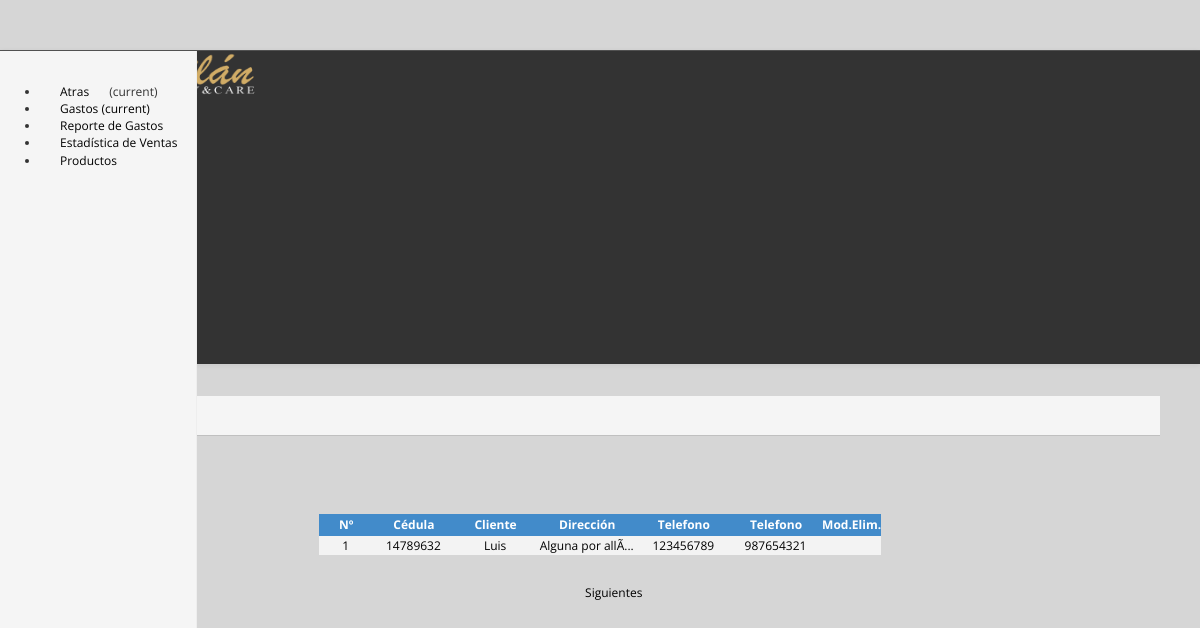
Before: /cliente/registro_cliente.php (signed in) with the older database file.
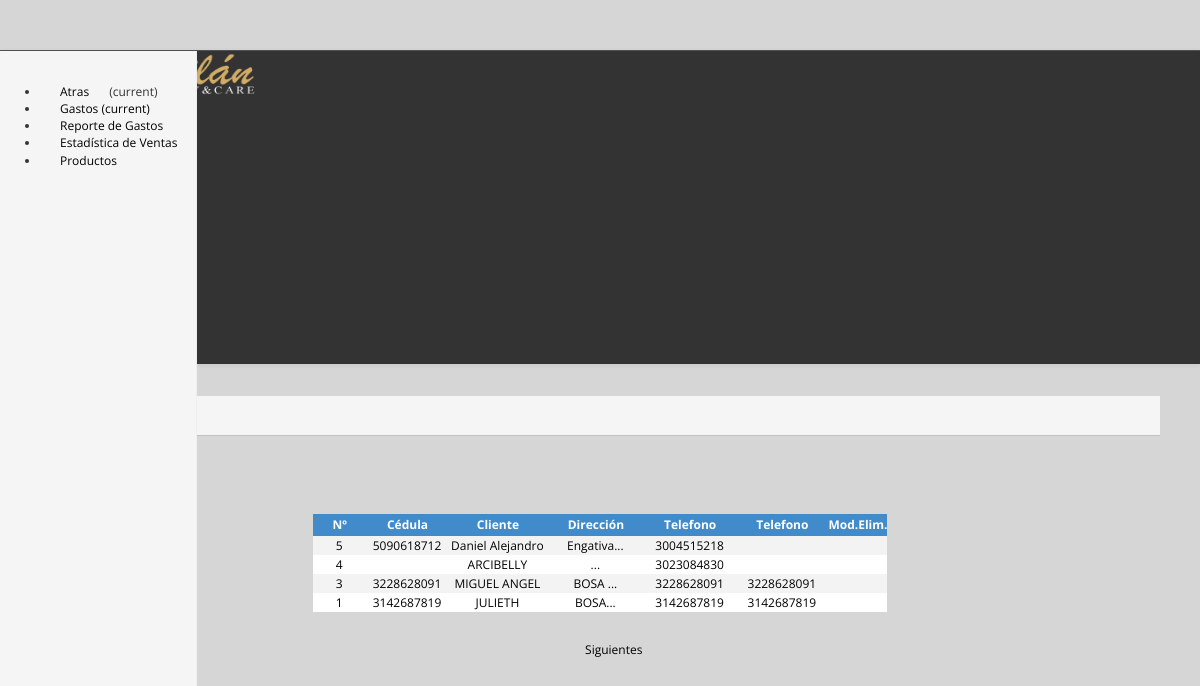
After: the same page with the newer database file.
### tables this page shows
CREATE TABLE `tb_regi_cli` (
  `codi_clie` int(11) NOT NULL,
  `cedula` varchar(45) NOT NULL,
  `nomb_clie` varchar(250) NOT NULL,
  `ape_clie` varchar(45) NOT NULL,
  `rif_clie` varchar(12) DEFAULT NULL,
  `nit_clie` varchar(15) DEFAULT NULL,
  `fech_clie` varchar(10) NOT NULL,
  `dire_clie` varchar(250) NOT NULL,
  `pais_clie` varchar(12) DEFAULT NULL,
  `ciud_clie` varchar(12) DEFAULT NULL,
  `esta_clie` varchar(12) DEFAULT NULL,
  `tele_clie` varchar(14) NOT NULL DEFAULT '',
  `tele_clie_opci` varchar(14) DEFAULT 'NA',
  `email` varchar(45) DEFAULT NULL,
  `cont_espe_clie` varchar(2) DEFAULT NULL,
  `fecha_modificado` date DEFAULT NULL,
  `password` varchar(100) NOT NULL
);

### class/class.php (called while the page is built, shortened)
<?php
class Conectar
{
    public static function conecta()
    {
        $con = mysql_connect("localhost", "root", "");
        return $con;
    }
}
class Cliente
{
    private $datos;
    public function __construct()
    {
        $this->datos = array();
    }
    public function PaginadoCliente($inicio)
    {
        $sql = "select * from tb_regi_cli order by codi_clie desc limit $inicio, 10";
        $res = mysql_query($sql, Conectar::conecta());
        while ($reg = mysql_fetch_assoc($res))
        {
            $this->datos[] = $reg;
        }
        return $this->datos;
    }
    public function MostrarClienteTabla()
    {
        $sql = "select * from tb_regi_cli";
        $res = mysql_query($sql, Conectar::conecta());
        while ($reg = mysql_fetch_assoc($res))
        {
            $this->datos[] = $reg;
        }
        return $this->datos;
    }
}
?>

### cliente/registro_cliente.php (the view, shortened to what the changed rows need)
<?php include("../start.php");
	  include("../class/class.php");
	  $cliente = new Cliente();
?>
<!DOCTYPE html>
<html lang="en">
<head>
<link rel="stylesheet" href="../css/bootstrap.min.css">
<link rel="stylesheet" href="../css/bootstrap-theme.min.css">
<link rel="stylesheet" href="../css/style.css"/>
<link href="../css/dashboard.css" rel="stylesheet" type="text/css" />
<link rel="stylesheet" type="text/css" href="../css/component.css" />
</head>
<body>
    <div class="container-fluid">
        <div class="row">
            <div class="col-sm-9 col-sm-offset-3 col-md-10 col-md-offset-2 main">
            <div class="fondo">
                <br><br>
                <div class="row placeholders">
                    <form name="form_clie" id="form_clie" action="registro_cliente.php" method="post">
                <div class="table-responsive">
                <table widht='100%' id='Tabla'  name='Tabla' style='display:' class='table table-hover' border='0' align='center'  >
                <section>
                    <thead>
                    <tr>
                        <th class="tbDinami">Nº</th>
                        <th class="tbDinami">Cédula</th>
                        <th class="tbDinami">Cliente</th>
                        <th class="tbDinami">Dirección</th>
                        <th class="tbDinami">Telefono</th>
                        <th class="tbDinami">Telefono</th>
                        <th>Mod.</th>
                        <th>Elim.</th>
                     </tr>
                 </thead>
                 <tbody>
                 <?php
				 if(isset($_GET["posicion"]))
				 {
					 $inicio = $_GET["posicion"];
					 }
					 else
					 {
						 $inicio=0;
						 }
				 $paginacion = $cliente->PaginadoCliente($inicio);
				 $row = $cliente->MostrarClienteTabla();
				 $ind=0;
				 for($i=0; $i<sizeof($paginacion); $i++)
                {
                    $ind= $ind + 1;
                    ?>
                    <tr <?php $ind ?> class="fila">
                    <td><a href="javascript:void(0);" onclick="window.location='modificar_cliente.php?codi_clie=<?php echo $row[$i]["codi_clie"]?>'"><?php echo $row[$i]["codi_clie"] ?></a></td>
                    <td><a href="javascript:void(0);" onclick="window.location='modificar_cliente.php?codi_clie=<?php echo $row[$i]["codi_clie"]?>'"><?php echo substr(ucwords($row[$i]["cedula"]),0,20);?></a></td>
                    <td><a href="javascript:void(0);" onclick="window.location='modificar_cliente.php?codi_clie=<?php echo $row[$i]["codi_clie"]?>'"><?php echo substr(ucwords($row[$i]["nomb_clie"]),0,20);?></a></td>
                    <td><a href="javascript:void(0);" onclick="window.location='modificar_cliente.php?codi_clie=<?php echo $row[$i]["codi_clie"]?>'"><?php echo substr($row[$i]["dire_clie"],0,50)."...";?></a></td>
                    <td><a href="javascript:void(0);" onclick="window.location='modificar_cliente.php?codi_clie=<?php echo $row[$i]["codi_clie"]?>'"><?php echo $row[$i]["tele_clie"]?></a></td>
                    <td><a href="javascript:void(0);" onclick="window.location='modificar_cliente.php?codi_clie=<?php echo $row[$i]["codi_clie"]?>'"><?php echo $row[$i]["tele_clie_opci"]?></a></td>
                     <td ><a href="javascript:void(0);" class="btn btn-warning"  onclick="window.location='modificar_cliente.php?codi_clie=<?php echo $row[$i]["codi_clie"]?>'"></a></td>
                    <td><a class="btn btn-danger" style="cursor:pointer;"title="Eliminar" width="20" align="center" onclick="eliminarClie(<?php echo $row[$i]["codi_clie"]?>)"></a> </td>
                    </tr>
                   <?php
                    }
                    ?>
                    </section>
                </table>
                </div>
                </form>
                </div>
            </div>
            </div>
        </div>
    </div>
</body>
</html>

Changed rows visible on the page:
added tb_regi_cli: codi_clie "5", cedula "5090618712", nomb_clie "Daniel Alejandro", dire_clie "Engativa", tele_clie "3004515218"
added tb_regi_cli: codi_clie "4", nomb_clie "ARCIBELLY", tele_clie "3023084830"
added tb_regi_cli: codi_clie "3", cedula "3228628091", nomb_clie "MIGUEL ANGEL", dire_clie "BOSA", tele_clie "3228628091", tele_clie_opci "3228628091"
changed tb_regi_cli id 1: cedula "14789632" → "3142687819"; nomb_clie "Luis" → "JULIETH"; dire_clie "Alguna por allÃ­" → "BOSA"; tele_clie "123456789" → "3142687819"; tele_clie_opci "987654321" → "3142687819"
